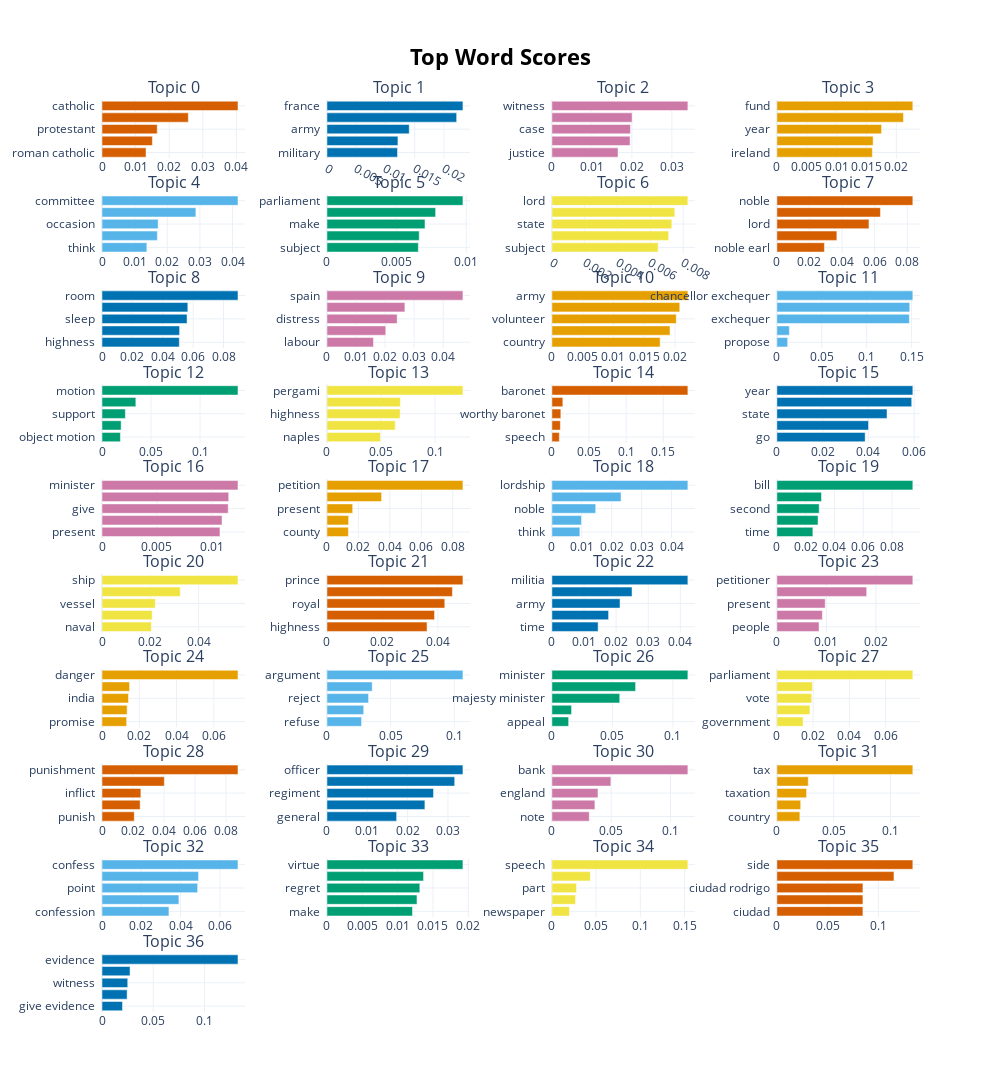

The notebook cell saved with this chart:
### Code cell
model.visualize_barchart(top_n_topics=38, n_words=5, title='<b>Top Word Scores')

### Figure 1 — Plotly figure (JSON) as saved in the notebook; plotly's stock layout.template omitted (floating-point values rounded to 4 significant figures)
{"data": [{"marker": {"color": "#D55E00"}, "orientation": "h", "x": [0.01311, 0.015, 0.01645, 0.0257, 0.04049], "y": ["roman catholic  ", "church  ", "protestant  ", "ireland  ", "catholic  "], "type": "bar", "xaxis": "x", "yaxis": "y"}, {"marker": {"color": "#0072B2"}, "orientation": "h", "x": [0.01206, 0.01213, 0.01406, 0.02217, 0.02324], "y": ["military  ", "french  ", "army  ", "country  ", "france  "], "type": "bar", "xaxis": "x2", "yaxis": "y2"}, {"marker": {"color": "#CC79A7"}, "orientation": "h", "x": [0.01653, 0.01955, 0.01964, 0.02006, 0.03401], "y": ["justice  ", "evidence  ", "case  ", "testimony  ", "witness  "], "type": "bar", "xaxis": "x3", "yaxis": "y3"}, {"marker": {"color": "#E69F00"}, "orientation": "h", "x": [0.01599, 0.01611, 0.01753, 0.0212, 0.02276], "y": ["ireland  ", "pay  ", "year  ", "sum  ", "fund  "], "type": "bar", "xaxis": "x4", "yaxis": "y4"}, {"marker": {"color": "#56B4E9"}, "orientation": "h", "x": [0.01375, 0.01695, 0.0172, 0.02877, 0.04166], "y": ["think  ", "subject  ", "occasion  ", "bill  ", "committee  "], "type": "bar", "xaxis": "x5", "yaxis": "y5"}, {"marker": {"color": "#009E73"}, "orientation": "h", "x": [0.006562, 0.006627, 0.007042, 0.007804, 0.009766], "y": ["subject  ", "lord  ", "make  ", "think  ", "parliament  "], "type": "bar", "xaxis": "x6", "yaxis": "y6"}, {"marker": {"color": "#F0E442"}, "orientation": "h", "x": [0.006473, 0.00711, 0.007305, 0.00749, 0.008286], "y": ["subject  ", "country  ", "state  ", "make  ", "lord  "], "type": "bar", "xaxis": "x7", "yaxis": "y7"}, {"marker": {"color": "#D55E00"}, "orientation": "h", "x": [0.02917, 0.0368, 0.05648, 0.06353, 0.0834], "y": ["noble earl  ", "earl  ", "lord  ", "noble lord  ", "noble  "], "type": "bar", "xaxis": "x8", "yaxis": "y8"}, {"marker": {"color": "#0072B2"}, "orientation": "h", "x": [0.05089, 0.05109, 0.05601, 0.05651, 0.08953], "y": ["highness  ", "royal highness  ", "sleep  ", "bergami  ", "room  "], "type": "bar", "xaxis": "x9", "yaxis": "y9"}, {"marker": {"color": "#CC79A7"}, "orientation": "h", "x": [0.01601, 0.02023, 0.02415, 0.02681, 0.04678], "y": ["labour  ", "country  ", "distress  ", "portugal  ", "spain  "], "type": "bar", "xaxis": "x10", "yaxis": "y10"}, {"marker": {"color": "#E69F00"}, "orientation": "h", "x": [0.01759, 0.01919, 0.02021, 0.02078, 0.0221], "y": ["country  ", "military  ", "volunteer  ", "war  ", "army  "], "type": "bar", "xaxis": "x11", "yaxis": "y11"}, {"marker": {"color": "#56B4E9"}, "orientation": "h", "x": [0.01204, 0.01392, 0.1475, 0.1479, 0.1514], "y": ["propose  ", "exchequer observe  ", "exchequer  ", "chancellor  ", "chancellor exchequer  "], "type": "bar", "xaxis": "x12", "yaxis": "y12"}, {"marker": {"color": "#009E73"}, "orientation": "h", "x": [0.01877, 0.01951, 0.02384, 0.03452, 0.1387], "y": ["object motion  ", "present motion  ", "support  ", "speaker  ", "motion  "], "type": "bar", "xaxis": "x13", "yaxis": "y13"}, {"marker": {"color": "#F0E442"}, "orientation": "h", "x": [0.04954, 0.06319, 0.06768, 0.06795, 0.1258], "y": ["naples  ", "royal  ", "highness  ", "royal highness  ", "pergami  "], "type": "bar", "xaxis": "x14", "yaxis": "y14"}, {"marker": {"color": "#D55E00"}, "orientation": "h", "x": [0.009983, 0.01141, 0.01204, 0.01473, 0.1831], "y": ["speech  ", "lord  ", "worthy baronet  ", "baronet baronet  ", "baronet  "], "type": "bar", "xaxis": "x15", "yaxis": "y15"}, {"marker": {"color": "#0072B2"}, "orientation": "h", "x": [0.03858, 0.04005, 0.04813, 0.05892, 0.05941], "y": ["go  ", "country  ", "state  ", "sit  ", "year  "], "type": "bar", "xaxis": "x16", "yaxis": "y16"}, {"marker": {"color": "#CC79A7"}, "orientation": "h", "x": [0.01076, 0.01094, 0.01151, 0.01155, 0.0124], "y": ["present  ", "country  ", "give  ", "measure  ", "minister  "], "type": "bar", "xaxis": "x17", "yaxis": "y17"}, {"marker": {"color": "#E69F00"}, "orientation": "h", "x": [0.01363, 0.01378, 0.01637, 0.03476, 0.0865], "y": ["county  ", "property  ", "present  ", "petitioner  ", "petition  "], "type": "bar", "xaxis": "x18", "yaxis": "y18"}, {"marker": {"color": "#56B4E9"}, "orientation": "h", "x": [0.00935, 0.009886, 0.01465, 0.02312, 0.04546], "y": ["think  ", "counsel  ", "noble  ", "lord  ", "lordship  "], "type": "bar", "xaxis": "x19", "yaxis": "y19"}, {"marker": {"color": "#009E73"}, "orientation": "h", "x": [0.02503, 0.02864, 0.02943, 0.03102, 0.09452], "y": ["time  ", "reading bill  ", "second  ", "reading  ", "bill  "], "type": "bar", "xaxis": "x20", "yaxis": "y20"}, {"marker": {"color": "#F0E442"}, "orientation": "h", "x": [0.02044, 0.02079, 0.02209, 0.03242, 0.05632], "y": ["naval  ", "fleet  ", "vessel  ", "seaman  ", "ship  "], "type": "bar", "xaxis": "x21", "yaxis": "y21"}, {"marker": {"color": "#D55E00"}, "orientation": "h", "x": [0.03607, 0.03877, 0.04246, 0.04521, 0.04901], "y": ["highness  ", "prince regent  ", "royal  ", "regent  ", "prince  "], "type": "bar", "xaxis": "x22", "yaxis": "y22"}, {"marker": {"color": "#0072B2"}, "orientation": "h", "x": [0.01439, 0.01765, 0.02122, 0.02496, 0.04235], "y": ["time  ", "force  ", "army  ", "enemy  ", "militia  "], "type": "bar", "xaxis": "x23", "yaxis": "y23"}, {"marker": {"color": "#CC79A7"}, "orientation": "h", "x": [0.008515, 0.009191, 0.009764, 0.01814, 0.02746], "y": ["people  ", "country  ", "present  ", "petition  ", "petitioner  "], "type": "bar", "xaxis": "x24", "yaxis": "y24"}, {"marker": {"color": "#E69F00"}, "orientation": "h", "x": [0.01321, 0.01349, 0.0142, 0.01478, 0.07295], "y": ["promise  ", "change  ", "india  ", "consent  ", "danger  "], "type": "bar", "xaxis": "x25", "yaxis": "y25"}, {"marker": {"color": "#56B4E9"}, "orientation": "h", "x": [0.02719, 0.02887, 0.03269, 0.03556, 0.1068], "y": ["refuse  ", "dissent  ", "reject  ", "precedent  ", "argument  "], "type": "bar", "xaxis": "x26", "yaxis": "y26"}, {"marker": {"color": "#009E73"}, "orientation": "h", "x": [0.01384, 0.01625, 0.05606, 0.06918, 0.1124], "y": ["appeal  ", "measure  ", "majesty minister  ", "majesty  ", "minister  "], "type": "bar", "xaxis": "x27", "yaxis": "y27"}, {"marker": {"color": "#F0E442"}, "orientation": "h", "x": [0.01444, 0.01824, 0.01925, 0.01965, 0.07496], "y": ["government  ", "discontent  ", "vote  ", "people  ", "parliament  "], "type": "bar", "xaxis": "x28", "yaxis": "y28"}, {"marker": {"color": "#D55E00"}, "orientation": "h", "x": [0.02083, 0.0246, 0.02507, 0.0402, 0.08773], "y": ["punish  ", "severe  ", "inflict  ", "offence  ", "punishment  "], "type": "bar", "xaxis": "x29", "yaxis": "y29"}, {"marker": {"color": "#0072B2"}, "orientation": "h", "x": [0.01727, 0.02428, 0.02642, 0.03167, 0.03371], "y": ["general  ", "duty  ", "regiment  ", "gallant  ", "officer  "], "type": "bar", "xaxis": "x30", "yaxis": "y30"}, {"marker": {"color": "#CC79A7"}, "orientation": "h", "x": [0.03149, 0.03626, 0.03885, 0.04972, 0.1147], "y": ["note  ", "debt  ", "england  ", "bank england  ", "bank  "], "type": "bar", "xaxis": "x31", "yaxis": "y31"}, {"marker": {"color": "#E69F00"}, "orientation": "h", "x": [0.02025, 0.02097, 0.02615, 0.02764, 0.1197], "y": ["country  ", "increase  ", "taxation  ", "year  ", "tax  "], "type": "bar", "xaxis": "x32", "yaxis": "y32"}, {"marker": {"color": "#56B4E9"}, "orientation": "h", "x": [0.03406, 0.03913, 0.04866, 0.04913, 0.0692], "y": ["confession  ", "walk  ", "point  ", "view  ", "confess  "], "type": "bar", "xaxis": "x33", "yaxis": "y33"}, {"marker": {"color": "#009E73"}, "orientation": "h", "x": [0.01211, 0.01274, 0.01315, 0.01367, 0.01924], "y": ["make  ", "honourable  ", "regret  ", "majesty  ", "virtue  "], "type": "bar", "xaxis": "x34", "yaxis": "y34"}, {"marker": {"color": "#F0E442"}, "orientation": "h", "x": [0.0199, 0.02675, 0.02783, 0.04349, 0.1538], "y": ["newspaper  ", "knowledge  ", "part  ", "part speech  ", "speech  "], "type": "bar", "xaxis": "x35", "yaxis": "y35"}, {"marker": {"color": "#D55E00"}, "orientation": "h", "x": [0.08478, 0.08478, 0.08478, 0.1154, 0.134], "y": ["ciudad  ", "rodrigo  ", "ciudad rodrigo  ", "believe  ", "side  "], "type": "bar", "xaxis": "x36", "yaxis": "y36"}, {"marker": {"color": "#0072B2"}, "orientation": "h", "x": [0.02, 0.02453, 0.02512, 0.02737, 0.1327], "y": ["give evidence  ", "give  ", "witness  ", "conclusion  ", "evidence  "], "type": "bar", "xaxis": "x37", "yaxis": "y37"}], "layout": {"xaxis": {"anchor": "y", "domain": [0.0, 0.175], "showgrid": true}, "yaxis": {"anchor": "x", "domain": [0.936, 1.0], "showgrid": true}, "xaxis2": {"anchor": "y2", "domain": [0.275, 0.45], "showgrid": true}, "yaxis2": {"anchor": "x2", "domain": [0.936, 1.0], "showgrid": true}, "xaxis3": {"anchor": "y3", "domain": [0.55, 0.725], "showgrid": true}, "yaxis3": {"anchor": "x3", "domain": [0.936, 1.0], "showgrid": true}, "xaxis4": {"anchor": "y4", "domain": [0.825, 1.0], "showgrid": true}, "yaxis4": {"anchor": "x4", "domain": [0.936, 1.0], "showgrid": true}, "xaxis5": {"anchor": "y5", "domain": [0.0, 0.175], "showgrid": true}, "yaxis5": {"anchor": "x5", "domain": [0.832, 0.896], "showgrid": true}, "xaxis6": {"anchor": "y6", "domain": [0.275, 0.45], "showgrid": true}, "yaxis6": {"anchor": "x6", "domain": [0.832, 0.896], "showgrid": true}, "xaxis7": {"anchor": "y7", "domain": [0.55, 0.725], "showgrid": true}, "yaxis7": {"anchor": "x7", "domain": [0.832, 0.896], "showgrid": true}, "xaxis8": {"anchor": "y8", "domain": [0.825, 1.0], "showgrid": true}, "yaxis8": {"anchor": "x8", "domain": [0.832, 0.896], "showgrid": true}, "xaxis9": {"anchor": "y9", "domain": [0.0, 0.175], "showgrid": true}, "yaxis9": {"anchor": "x9", "domain": [0.728, 0.792], "showgrid": true}, "xaxis10": {"anchor": "y10", "domain": [0.275, 0.45], "showgrid": true}, "yaxis10": {"anchor": "x10", "domain": [0.728, 0.792], "showgrid": true}, "xaxis11": {"anchor": "y11", "domain": [0.55, 0.725], "showgrid": true}, "yaxis11": {"anchor": "x11", "domain": [0.728, 0.792], "showgrid": true}, "xaxis12": {"anchor": "y12", "domain": [0.825, 1.0], "showgrid": true}, "yaxis12": {"anchor": "x12", "domain": [0.728, 0.792], "showgrid": true}, "xaxis13": {"anchor": "y13", "domain": [0.0, 0.175], "showgrid": true}, "yaxis13": {"anchor": "x13", "domain": [0.624, 0.688], "showgrid": true}, "xaxis14": {"anchor": "y14", "domain": [0.275, 0.45], "showgrid": true}, "yaxis14": {"anchor": "x14", "domain": [0.624, 0.688], "showgrid": true}, "xaxis15": {"anchor": "y15", "domain": [0.55, 0.725], "showgrid": true}, "yaxis15": {"anchor": "x15", "domain": [0.624, 0.688], "showgrid": true}, "xaxis16": {"anchor": "y16", "domain": [0.825, 1.0], "showgrid": true}, "yaxis16": {"anchor": "x16", "domain": [0.624, 0.688], "showgrid": true}, "xaxis17": {"anchor": "y17", "domain": [0.0, 0.175], "showgrid": true}, "yaxis17": {"anchor": "x17", "domain": [0.52, 0.584], "showgrid": true}, "xaxis18": {"anchor": "y18", "domain": [0.275, 0.45], "showgrid": true}, "yaxis18": {"anchor": "x18", "domain": [0.52, 0.584], "showgrid": true}, "xaxis19": {"anchor": "y19", "domain": [0.55, 0.725], "showgrid": true}, "yaxis19": {"anchor": "x19", "domain": [0.52, 0.584], "showgrid": true}, "xaxis20": {"anchor": "y20", "domain": [0.825, 1.0], "showgrid": true}, "yaxis20": {"anchor": "x20", "domain": [0.52, 0.584], "showgrid": true}, "xaxis21": {"anchor": "y21", "domain": [0.0, 0.175], "showgrid": true}, "yaxis21": {"anchor": "x21", "domain": [0.416, 0.48], "showgrid": true}, "xaxis22": {"anchor": "y22", "domain": [0.275, 0.45], "showgrid": true}, "yaxis22": {"anchor": "x22", "domain": [0.416, 0.48], "showgrid": true}, "xaxis23": {"anchor": "y23", "domain": [0.55, 0.725], "showgrid": true}, "yaxis23": {"anchor": "x23", "domain": [0.416, 0.48], "showgrid": true}, "xaxis24": {"anchor": "y24", "domain": [0.825, 1.0], "showgrid": true}, "yaxis24": {"anchor": "x24", "domain": [0.416, 0.48], "showgrid": true}, "xaxis25": {"anchor": "y25", "domain": [0.0, 0.175], "showgrid": true}, "yaxis25": {"anchor": "x25", "domain": [0.312, 0.376], "showgrid": true}, "xaxis26": {"anchor": "y26", "domain": [0.275, 0.45], "showgrid": true}, "yaxis26": {"anchor": "x26", "domain": [0.312, 0.376], "showgrid": true}, "xaxis27": {"anchor": "y27", "domain": [0.55, 0.725], "showgrid": true}, "yaxis27": {"anchor": "x27", "domain": [0.312, 0.376], "showgrid": true}, "xaxis28": {"anchor": "y28", "domain": [0.825, 1.0], "showgrid": true}, "yaxis28": {"anchor": "x28", "domain": [0.312, 0.376], "showgrid": true}, "xaxis29": {"anchor": "y29", "domain": [0.0, 0.175], "showgrid": true}, "yaxis29": {"anchor": "x29", "domain": [0.208, 0.272], "showgrid": true}, "xaxis30": {"anchor": "y30", "domain": [0.275, 0.45], "showgrid": true}, "yaxis30": {"anchor": "x30", "domain": [0.208, 0.272], "showgrid": true}, "xaxis31": {"anchor": "y31", "domain": [0.55, 0.725], "showgrid": true}, "yaxis31": {"anchor": "x31", "domain": [0.208, 0.272], "showgrid": true}, "xaxis32": {"anchor": "y32", "domain": [0.825, 1.0], "showgrid": true}, "yaxis32": {"anchor": "x32", "domain": [0.208, 0.272], "showgrid": true}, "xaxis33": {"anchor": "y33", "domain": [0.0, 0.175], "showgrid": true}, "yaxis33": {"anchor": "x33", "domain": [0.104, 0.168], "showgrid": true}, "xaxis34": {"anchor": "y34", "domain": [0.275, 0.45], "showgrid": true}, "yaxis34": {"anchor": "x34", "domain": [0.104, 0.168], "showgrid": true}, "xaxis35": {"anchor": "y35", "domain": [0.55, 0.725], "showgrid": true}, "yaxis35": {"anchor": "x35", "domain": [0.104, 0.168], "showgrid": true}, "xaxis36": {"anchor": "y36", "domain": [0.825, 1.0], "showgrid": true}, "yaxis36": {"anchor": "x36", "domain": [0.104, 0.168], "showgrid": true}, "xaxis37": {"anchor": "y37", "domain": [0.0, 0.175], "showgrid": true}, "yaxis37": {"anchor": "x37", "domain": [0.0, 0.064], "showgrid": true}, "xaxis38": {"anchor": "y38", "domain": [0.275, 0.45], "showgrid": true}, "yaxis38": {"anchor": "x38", "domain": [0.0, 0.064], "showgrid": true}, "xaxis39": {"anchor": "y39", "domain": [0.55, 0.725], "showgrid": true}, "yaxis39": {"anchor": "x39", "domain": [0.0, 0.064], "showgrid": true}, "xaxis40": {"anchor": "y40", "domain": [0.825, 1.0], "showgrid": true}, "yaxis40": {"anchor": "x40", "domain": [0.0, 0.064], "showgrid": true}, "annotations": [{"font": {"size": 16}, "showarrow": false, "text": "Topic 0", "x": 0.0875, "xanchor": "center", "xref": "paper", "y": 1.0, "yanchor": "bottom", "yref": "paper"}, {"font": {"size": 16}, "showarrow": false, "text": "Topic 1", "x": 0.3625, "xanchor": "center", "xref": "paper", "y": 1.0, "yanchor": "bottom", "yref": "paper"}, {"font": {"size": 16}, "showarrow": false, "text": "Topic 2", "x": 0.6375, "xanchor": "center", "xref": "paper", "y": 1.0, "yanchor": "bottom", "yref": "paper"}, {"font": {"size": 16}, "showarrow": false, "text": "Topic 3", "x": 0.9125, "xanchor": "center", "xref": "paper", "y": 1.0, "yanchor": "bottom", "yref": "paper"}, {"font": {"size": 16}, "showarrow": false, "text": "Topic 4", "x": 0.0875, "xanchor": "center", "xref": "paper", "y": 0.896, "yanchor": "bottom", "yref": "paper"}, {"font": {"size": 16}, "showarrow": false, "text": "Topic 5", "x": 0.3625, "xanchor": "center", "xref": "paper", "y": 0.896, "yanchor": "bottom", "yref": "paper"}, {"font": {"size": 16}, "showarrow": false, "text": "Topic 6", "x": 0.6375, "xanchor": "center", "xref": "paper", "y": 0.896, "yanchor": "bottom", "yref": "paper"}, {"font": {"size": 16}, "showarrow": false, "text": "Topic 7", "x": 0.9125, "xanchor": "center", "xref": "paper", "y": 0.896, "yanchor": "bottom", "yref": "paper"}, {"font": {"size": 16}, "showarrow": false, "text": "Topic 8", "x": 0.0875, "xanchor": "center", "xref": "paper", "y": 0.792, "yanchor": "bottom", "yref": "paper"}, {"font": {"size": 16}, "showarrow": false, "text": "Topic 9", "x": 0.3625, "xanchor": "center", "xref": "paper", "y": 0.792, "yanchor": "bottom", "yref": "paper"}, {"font": {"size": 16}, "showarrow": false, "text": "Topic 10", "x": 0.6375, "xanchor": "center", "xref": "paper", "y": 0.792, "yanchor": "bottom", "yref": "paper"}, {"font": {"size": 16}, "showarrow": false, "text": "Topic 11", "x": 0.9125, "xanchor": "center", "xref": "paper", "y": 0.792, "yanchor": "bottom", "yref": "paper"}, {"font": {"size": 16}, "showarrow": false, "text": "Topic 12", "x": 0.0875, "xanchor": "center", "xref": "paper", "y": 0.688, "yanchor": "bottom", "yref": "paper"}, {"font": {"size": 16}, "showarrow": false, "text": "Topic 13", "x": 0.3625, "xanchor": "center", "xref": "paper", "y": 0.688, "yanchor": "bottom", "yref": "paper"}, {"font": {"size": 16}, "showarrow": false, "text": "Topic 14", "x": 0.6375, "xanchor": "center", "xref": "paper", "y": 0.688, "yanchor": "bottom", "yref": "paper"}, {"font": {"size": 16}, "showarrow": false, "text": "Topic 15", "x": 0.9125, "xanchor": "center", "xref": "paper", "y": 0.688, "yanchor": "bottom", "yref": "paper"}, {"font": {"size": 16}, "showarrow": false, "text": "Topic 16", "x": 0.0875, "xanchor": "center", "xref": "paper", "y": 0.584, "yanchor": "bottom", "yref": "paper"}, {"font": {"size": 16}, "showarrow": false, "text": "Topic 17", "x": 0.3625, "xanchor": "center", "xref": "paper", "y": 0.584, "yanchor": "bottom", "yref": "paper"}, {"font": {"size": 16}, "showarrow": false, "text": "Topic 18", "x": 0.6375, "xanchor": "center", "xref": "paper", "y": 0.584, "yanchor": "bottom", "yref": "paper"}, {"font": {"size": 16}, "showarrow": false, "text": "Topic 19", "x": 0.9125, "xanchor": "center", "xref": "paper", "y": 0.584, "yanchor": "bottom", "yref": "paper"}, {"font": {"size": 16}, "showarrow": false, "text": "Topic 20", "x": 0.0875, "xanchor": "center", "xref": "paper", "y": 0.48, "yanchor": "bottom", "yref": "paper"}, {"font": {"size": 16}, "showarrow": false, "text": "Topic 21", "x": 0.3625, "xanchor": "center", "xref": "paper", "y": 0.48, "yanchor": "bottom", "yref": "paper"}, {"font": {"size": 16}, "showarrow": false, "text": "Topic 22", "x": 0.6375, "xanchor": "center", "xref": "paper", "y": 0.48, "yanchor": "bottom", "yref": "paper"}, {"font": {"size": 16}, "showarrow": false, "text": "Topic 23", "x": 0.9125, "xanchor": "center", "xref": "paper", "y": 0.48, "yanchor": "bottom", "yref": "paper"}, {"font": {"size": 16}, "showarrow": false, "text": "Topic 24", "x": 0.0875, "xanchor": "center", "xref": "paper", "y": 0.376, "yanchor": "bottom", "yref": "paper"}, {"font": {"size": 16}, "showarrow": false, "text": "Topic 25", "x": 0.3625, "xanchor": "center", "xref": "paper", "y": 0.376, "yanchor": "bottom", "yref": "paper"}, {"font": {"size": 16}, "showarrow": false, "text": "Topic 26", "x": 0.6375, "xanchor": "center", "xref": "paper", "y": 0.376, "yanchor": "bottom", "yref": "paper"}, {"font": {"size": 16}, "showarrow": false, "text": "Topic 27", "x": 0.9125, "xanchor": "center", "xref": "paper", "y": 0.376, "yanchor": "bottom", "yref": "paper"}, {"font": {"size": 16}, "showarrow": false, "text": "Topic 28", "x": 0.0875, "xanchor": "center", "xref": "paper", "y": 0.272, "yanchor": "bottom", "yref": "paper"}, {"font": {"size": 16}, "showarrow": false, "text": "Topic 29", "x": 0.3625, "xanchor": "center", "xref": "paper", "y": 0.272, "yanchor": "bottom", "yref": "paper"}, {"font": {"size": 16}, "showarrow": false, "text": "Topic 30", "x": 0.6375, "xanchor": "center", "xref": "paper", "y": 0.272, "yanchor": "bottom", "yref": "paper"}, {"font": {"size": 16}, "showarrow": false, "text": "Topic 31", "x": 0.9125, "xanchor": "center", "xref": "paper", "y": 0.272, "yanchor": "bottom", "yref": "paper"}, {"font": {"size": 16}, "showarrow": false, "text": "Topic 32", "x": 0.0875, "xanchor": "center", "xref": "paper", "y": 0.168, "yanchor": "bottom", "yref": "paper"}, {"font": {"size": 16}, "showarrow": false, "text": "Topic 33", "x": 0.3625, "xanchor": "center", "xref": "paper", "y": 0.168, "yanchor": "bottom", "yref": "paper"}, {"font": {"size": 16}, "showarrow": false, "text": "Topic 34", "x": 0.6375, "xanchor": "center", "xref": "paper", "y": 0.168, "yanchor": "bottom", "yref": "paper"}, {"font": {"size": 16}, "showarrow": false, "text": "Topic 35", "x": 0.9125, "xanchor": "center", "xref": "paper", "y": 0.168, "yanchor": "bottom", "yref": "paper"}, {"font": {"size": 16}, "showarrow": false, "text": "Topic 36", "x": 0.0875, "xanchor": "center", "xref": "paper", "y": 0.064, "yanchor": "bottom", "yref": "paper"}], "title": {"font": {"size": 22, "color": "Black"}, "text": "<b>Top Word Scores", "x": 0.5, "xanchor": "center", "yanchor": "top"}, "hoverlabel": {"font": {"size": 16, "family": "Rockwell"}, "bgcolor": "white"}, "showlegend": false, "width": 1000, "height": 2500}}
